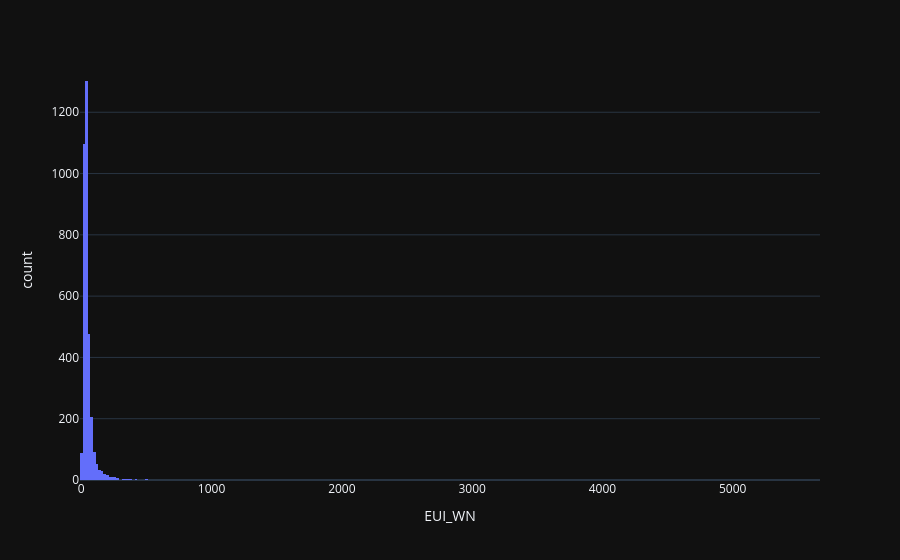
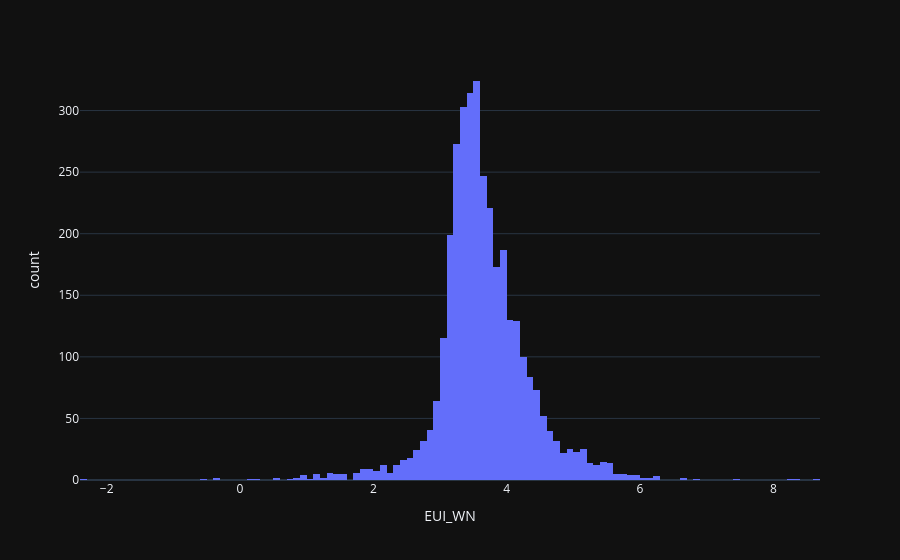

Notebook code cell kept with these figures, in order:
### Code cell
px.histogram(df, x="EUI_WN").show()
df = df.with_columns(pl.col("EUI_WN").log().alias("EUI_WN"))
px.histogram(df, x="EUI_WN").show()

### Figure 1 — Plotly figure (JSON) as saved in the notebook; plotly's stock layout.template omitted (floating-point values rounded to 4 significant figures; data arrays with more than 128 entries replaced by an {"elided": "..."} marker saying what was removed)
{"data": [{"bingroup": "x", "hovertemplate": "EUI_WN=%{x}<br>count=%{y}<extra></extra>", "legendgroup": "", "marker": {"color": "#636efa", "pattern": {"shape": ""}}, "name": "", "orientation": "v", "showlegend": false, "x": {"elided": "3473 float values"}, "xaxis": "x", "yaxis": "y", "type": "histogram"}], "layout": {"xaxis": {"anchor": "y", "domain": [0.0, 1.0], "title": {"text": "EUI_WN"}}, "yaxis": {"anchor": "x", "domain": [0.0, 1.0], "title": {"text": "count"}}, "legend": {"tracegroupgap": 0}, "margin": {"t": 60}, "barmode": "relative"}}

### Figure 2 — Plotly figure (JSON) as saved in the notebook; plotly's stock layout.template omitted (floating-point values rounded to 4 significant figures; data arrays with more than 128 entries replaced by an {"elided": "..."} marker saying what was removed)
{"data": [{"bingroup": "x", "hovertemplate": "EUI_WN=%{x}<br>count=%{y}<extra></extra>", "legendgroup": "", "marker": {"color": "#636efa", "pattern": {"shape": ""}}, "name": "", "orientation": "v", "showlegend": false, "x": {"elided": "3473 float values"}, "xaxis": "x", "yaxis": "y", "type": "histogram"}], "layout": {"xaxis": {"anchor": "y", "domain": [0.0, 1.0], "title": {"text": "EUI_WN"}}, "yaxis": {"anchor": "x", "domain": [0.0, 1.0], "title": {"text": "count"}}, "legend": {"tracegroupgap": 0}, "margin": {"t": 60}, "barmode": "relative"}}
